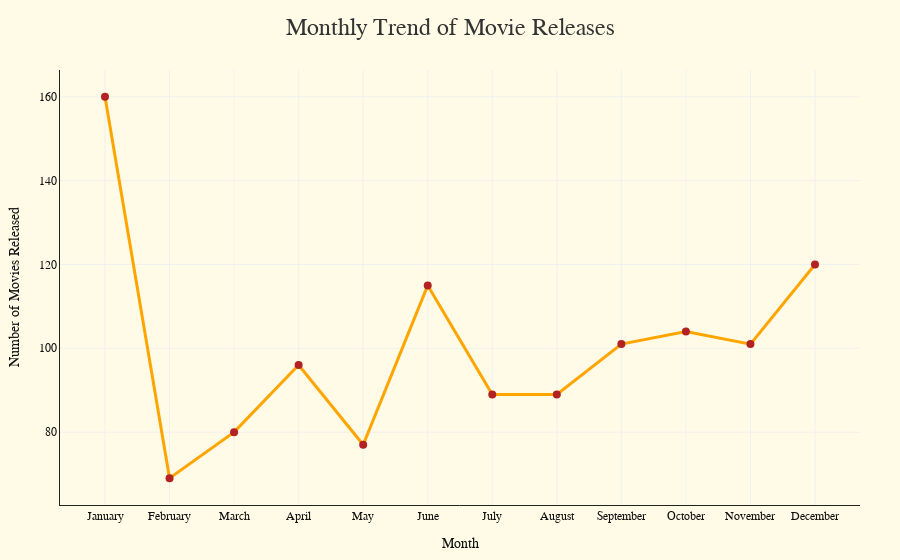

The notebook cell saved with this chart:
### Markdown cell above
#### THEATRE BASED ANALYSIS

### Code cell
# Monthly summary: group, count, and map month names
monthly_summary = (
    date_filtered_df.groupby('release_month')
    .size()
    .reset_index(name='movie_count')
    .sort_values('release_month')
)

monthly_summary['month_name'] = pd.to_datetime(monthly_summary['release_month'], format='%m').dt.month_name()
monthly_summary = monthly_summary[['month_name', 'movie_count']]

# Sort by calendar order
monthly_summary['month_name'] = pd.Categorical(
    monthly_summary['month_name'],
    categories = list(calendar.month_name)[1:], 
    ordered = True
)
monthly_summary = monthly_summary.sort_values('month_name')

# Print monthly summary table
print("Monthly Movie Releases:\n")
print(monthly_summary.to_string(index=False))

# Plotting
fig = go.Figure()

fig.add_trace(go.Scatter(
    x = monthly_summary['month_name'],
    y = monthly_summary['movie_count'],
    mode = 'lines+markers',
    line = dict(color = '#ffa500', width = 3),
    marker = dict(size = 8, color = '#b22222', symbol = 'circle'),
    name = 'Monthly Releases'
))

fig.update_layout(
    title = dict(
        text = "Monthly Trend of Movie Releases",
        x = 0.5,
        font = dict(size = 24, family = 'Georgia', color = '#333333')
    ),
    xaxis = dict(
        title = 'Month',
        showgrid = True,
        gridcolor = '#f0f0f0',
        linecolor = '#222',
        tickfont = dict(family = 'Verdana', size = 12)
    ),
    yaxis = dict(
        title = 'Number of Movies Released',
        showgrid = True,
        gridcolor = '#f0f0f0',
        linecolor = '#222',
        tickfont = dict(family = 'Verdana', size = 12)
    ),
    plot_bgcolor = '#fffbe6', 
    paper_bgcolor = '#fffbe6',
    font = dict(color = '#111', family = 'Verdana'),
    hovermode = 'x unified',
    margin = dict(l = 60, r = 40, t = 70, b = 50)
)

fig.show()

### Figure 1 — Plotly figure (JSON) as saved in the notebook; plotly's stock layout.template omitted (floating-point values rounded to 4 significant figures)
{"data": [{"line": {"color": "#ffa500", "width": 3}, "marker": {"color": "#b22222", "size": 8, "symbol": "circle"}, "mode": "lines+markers", "name": "Monthly Releases", "type": "scatter", "x": ["January", "February", "March", "April", "May", "June", "July", "August", "September", "October", "November", "December"], "y": [160, 69, 80, 96, 77, 115, 89, 89, 101, 104, 101, 120]}], "layout": {"font": {"color": "#111", "family": "Verdana"}, "hovermode": "x unified", "margin": {"b": 50, "l": 60, "r": 40, "t": 70}, "paper_bgcolor": "#fffbe6", "plot_bgcolor": "#fffbe6", "title": {"font": {"color": "#333333", "family": "Georgia", "size": 24}, "text": "Monthly Trend of Movie Releases", "x": 0.5}, "xaxis": {"gridcolor": "#f0f0f0", "linecolor": "#222", "showgrid": true, "tickfont": {"family": "Verdana", "size": 12}, "title": {"text": "Month"}}, "yaxis": {"gridcolor": "#f0f0f0", "linecolor": "#222", "showgrid": true, "tickfont": {"family": "Verdana", "size": 12}, "title": {"text": "Number of Movies Released"}}}}
